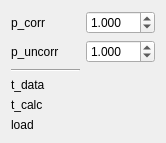
<?xml version="1.0" encoding="UTF-8"?>
<ui version="4.0">
 <class>windowSeqCov</class>
 <widget class="QWidget" name="windowSeqCov">
  <property name="geometry">
   <rect>
    <x>0</x>
    <y>0</y>
    <width>166</width>
    <height>86</height>
   </rect>
  </property>
  <property name="windowTitle">
   <string>Form</string>
  </property>
  <layout class="QHBoxLayout" name="horizontalLayout">
   <item>
    <layout class="QGridLayout" name="layoutParameters">
     <item row="0" column="0">
      <widget class="QLabel" name="labelCorrP">
       <property name="text">
        <string>p_corr</string>
       </property>
      </widget>
     </item>
     <item row="1" column="0">
      <widget class="QLabel" name="labelUncorrP">
       <property name="text">
        <string>p_uncorr</string>
       </property>
      </widget>
     </item>
     <item row="2" column="0">
       <widget class="Line" name="lineAlpha">
         <property name="orientation">
           <enum>Qt::Horizontal</enum>
         </property>
       </widget>
     </item>
     <item row="3" column="0">
      <widget class="QLabel" name="labelTimeData">
       <property name="text">
        <string>t_data</string>
       </property>
      </widget>
     </item>
     <item row="4" column="0">
      <widget class="QLabel" name="labelTimeCalc">
       <property name="text">
        <string>t_calc</string>
       </property>
      </widget>
     </item>
     <item row="5" column="0">
      <widget class="QLabel" name="labelLoad">
       <property name="text">
        <string>load</string>
       </property>
      </widget>
     </item>
     <item row="0" column="1">
      <widget class="QDoubleSpinBox" name="editCorrP">
       <property name="decimals">
        <number>3</number>
       </property>
       <property name="minimum">
        <double>-99.000000000000000</double>
       </property>
       <property name="value">
        <double>1.000000000000000</double>
       </property>
      </widget>
     </item>
     <item row="1" column="1">
      <widget class="QDoubleSpinBox" name="editUncorrP">
       <property name="decimals">
        <number>3</number>
       </property>
       <property name="minimum">
        <double>-99.000000000000000</double>
       </property>
       <property name="value">
        <double>1.000000000000000</double>
       </property>
      </widget>
     </item>
     <item row="3" column="1">
       <widget class="QLabel" name="displayTimeData">
         <property name="text">
           <string></string>
         </property>
       </widget>
     </item>
     <item row="4" column="1">
       <widget class="QLabel" name="displayTimeCalc">
         <property name="text">
           <string></string>
         </property>
       </widget>
     </item>
     <item row="5" column="1">
       <widget class="QLabel" name="displayLoad">
         <property name="text">
           <string></string>
         </property>
       </widget>
     </item>
    </layout>
   </item>
  </layout>
 </widget>
 <resources/>
 <connections/>
</ui>
